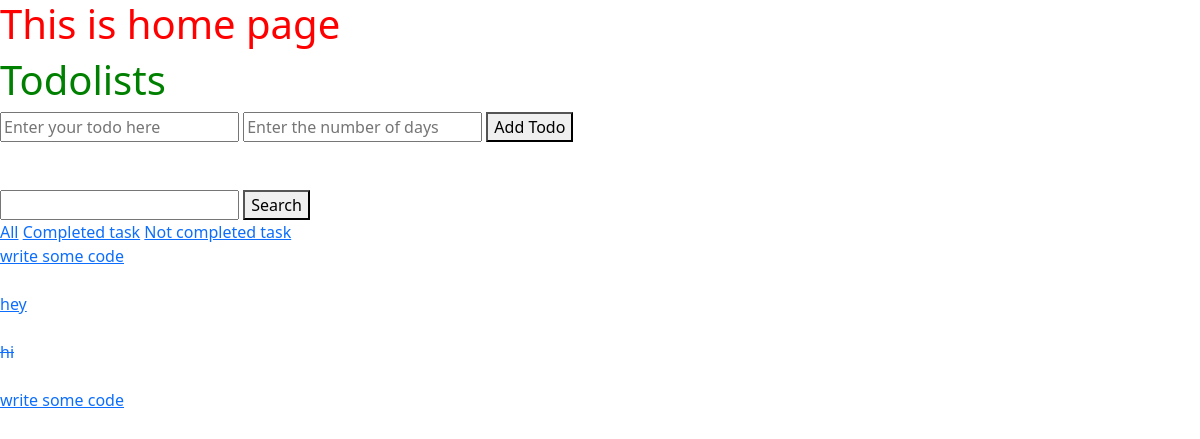
The app's page /, older data.
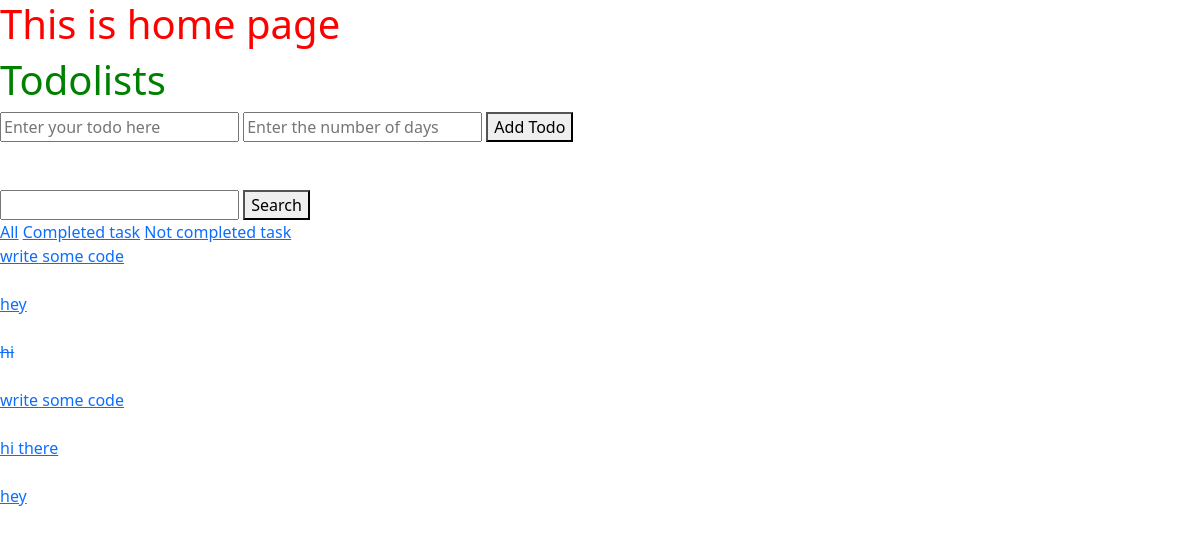
The same page, newer data.
### app/models.py (models this page shows)
class Todolist(models.Model):
    title = models.CharField(max_length=255)
    days = models.IntegerField()
    is_completed = models.BooleanField()

### app/views.py (the view)
# urls.py: path('',index),
def index(request):
    todolists = Todolist.objects.all()
    status = request.GET.get('status')
    search = request.GET.get('search')
    if status == None:
        todolists = Todolist.objects.all()
    elif status == "completed":
        todolists = Todolist.objects.filter(is_completed = True)
    else:
        todolists = Todolist.objects.filter(is_completed = False)
    error = ""
    if search:
        todolists = Todolist.objects.filter(title__icontains = search)
    if request.method == "POST":
        title = request.POST.get('todolist')
        days = request.POST.get('days')
        Todolist.objects.create(title = title,days = days,is_completed = False)
        return redirect('/')
    else:
        context = {
        'todolists':todolists,
        'error':error
        }
        return render(request,'index.html',context)

### templates/index.html (shortened to what this page needs)
<!doctype html>
<html lang="en">
  <head>
    <link href="https://cdn.jsdelivr.net/npm/bootstrap@5.3.3/dist/css/bootstrap.min.css" rel="stylesheet">
  </head>
  <body>
    <h1 style="color:red">This is home page</h1>
    <h1 style="color:green;">Todolists</h1>
    <form action="" method="post">
        <input type="text" placeholder="Enter your todo here" name = "todolist">
        <input type="text" placeholder="Enter the number of days" name = "days">
        <button>Add Todo</button>
    </form>
<br>
<br>
<form action="" method="GET">
    <input type="text" name = "search">
    <button>Search</button>
</form>
    <a href="/">All</a>
    <a href="/?status=completed">Completed task</a>
    <a href="/?status=not_completed">Not completed task</a>
    {%for todolist in todolists%}
    <br>
        {%if todolist.is_completed%}
        <a href = "/details/{{todolist.pk}}" style="text-decoration: line-through;">{{todolist.title}}</a>
        <br>
        {%else%}
        <a href = "/details/{{todolist.pk}}">{{todolist.title}}</a>
        <br>
        {%endif%}
    {%endfor%}
</body>
</html>

Row changes from the older to the newer data that the page shows:
added Todolist: title "hi there"
added Todolist: title "hey"
